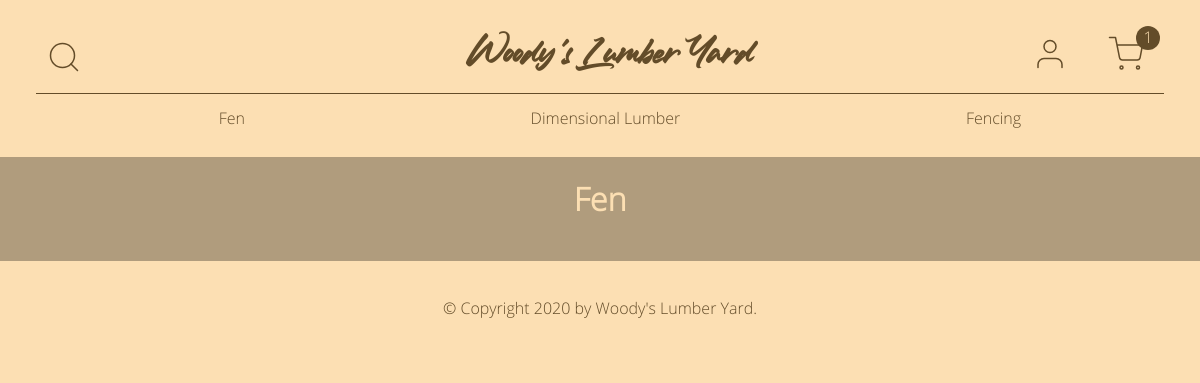
/category/fencing, run on an earlier commit of the app's database.
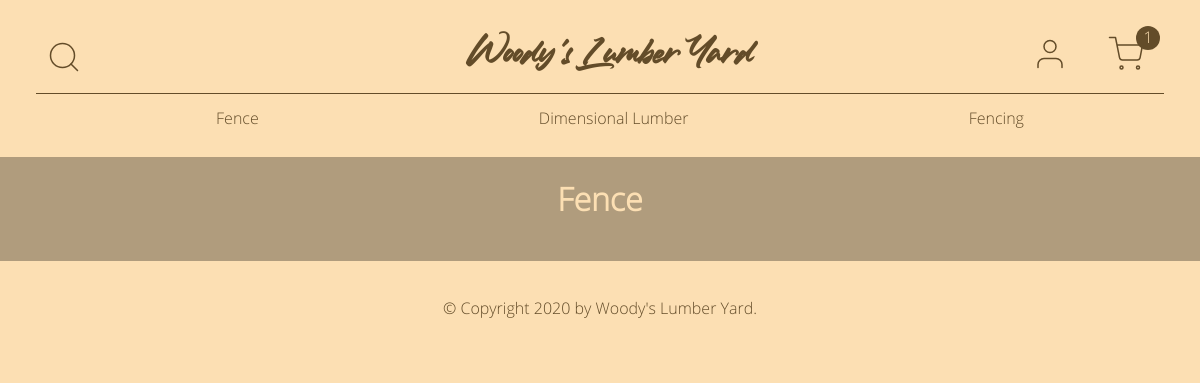
And on a later commit of the database.
### online_store/models.py (models this page shows, shortened)
class Category(db.Model):
    id = db.Column(db.Integer, primary_key=True)
    name = db.Column(db.String(20), nullable=False)
    link = db.Column(db.String(20), nullable=True)
    products = db.relationship("Product", backref="category", lazy=True)
    date_created = db.Column(db.DateTime, default=datetime.utcnow)
    created_by_id = db.Column(db.Integer, db.ForeignKey("user.id"))

### online_store/main/routes.py (the view)
@main.route("/category/<category_link>")
def product_category(category_link):
    categories = Category.query.all()
    category = Category.query.filter_by(link=category_link).first()
    title = category.name
    products = (
        Product.query.filter_by(category_id=category.id)
        .order_by(Product.date_created)
        .all()
    )
    context = {
        "products": products,
        "title": title,
        "categories": categories,
    }
    return render_template("home.html", **context)

### online_store/templates/home.html (shortened to what this page needs)
{% extends "base.html" %}
{% block content %}
{% if title %}
<h1>{{ title }}</h1>
{% endif %}
{% endblock %}

### online_store/templates/base.html (shortened to what this page needs)
<!DOCTYPE html>
<html lang="en">
<head>
  {% block head %}
  <link rel="stylesheet" type="text/css" href="{{ url_for('static', filename='css/main.css') }}">
  {% endblock %}
</head>
<body>
  <header>
    <div class="top-row">
      <div class="search">
        <img class="search-btn" src="/static/assets/search.svg" alt="Search Button">
      </div>
      {% if current_user.is_superadmin or current_user.is_admin %}
      <h1><a href="{{ url_for('admin.home') }}">Woody's Lumber Yard</a></h1>
      {% else %}
      <h1><a href="{{ url_for('main.home') }}">Woody's Lumber Yard</a></h1>
      {% endif %}
      <div class="user-icons">
        <a href="{{ url_for('users.account') }}">
          <img src="{{ url_for('static', filename='assets/user.svg') }}" alt="My Account">
        </a>
        <a href="{{ url_for('main.cart') }}">
          <img class="cart" src="{{ url_for('static', filename='assets/shopping-cart.svg') }}" alt="Shopping Cart">
          <div class="circle">1</div>
        </a>
      </div>
    </div>
    {% if categories %}
    <nav>
      <ul>
        {% for category in categories %}
        <li><a href="/category/{{ category.link }}">{{ category.name }}</a></li>
        {% endfor %}
      </ul>
    </nav>
    {% endif %}
  </header>
  <main>
    {% block content %}{% endblock %}
  </main>
  <footer>
    <p>&copy; Copyright 2020 by <a href="/">Woody's Lumber Yard</a>.</p>
  </footer>
</body>
</html>

What changed in the data, as far as the page shows it:
changed Category: name "Fen" → "Fence"
